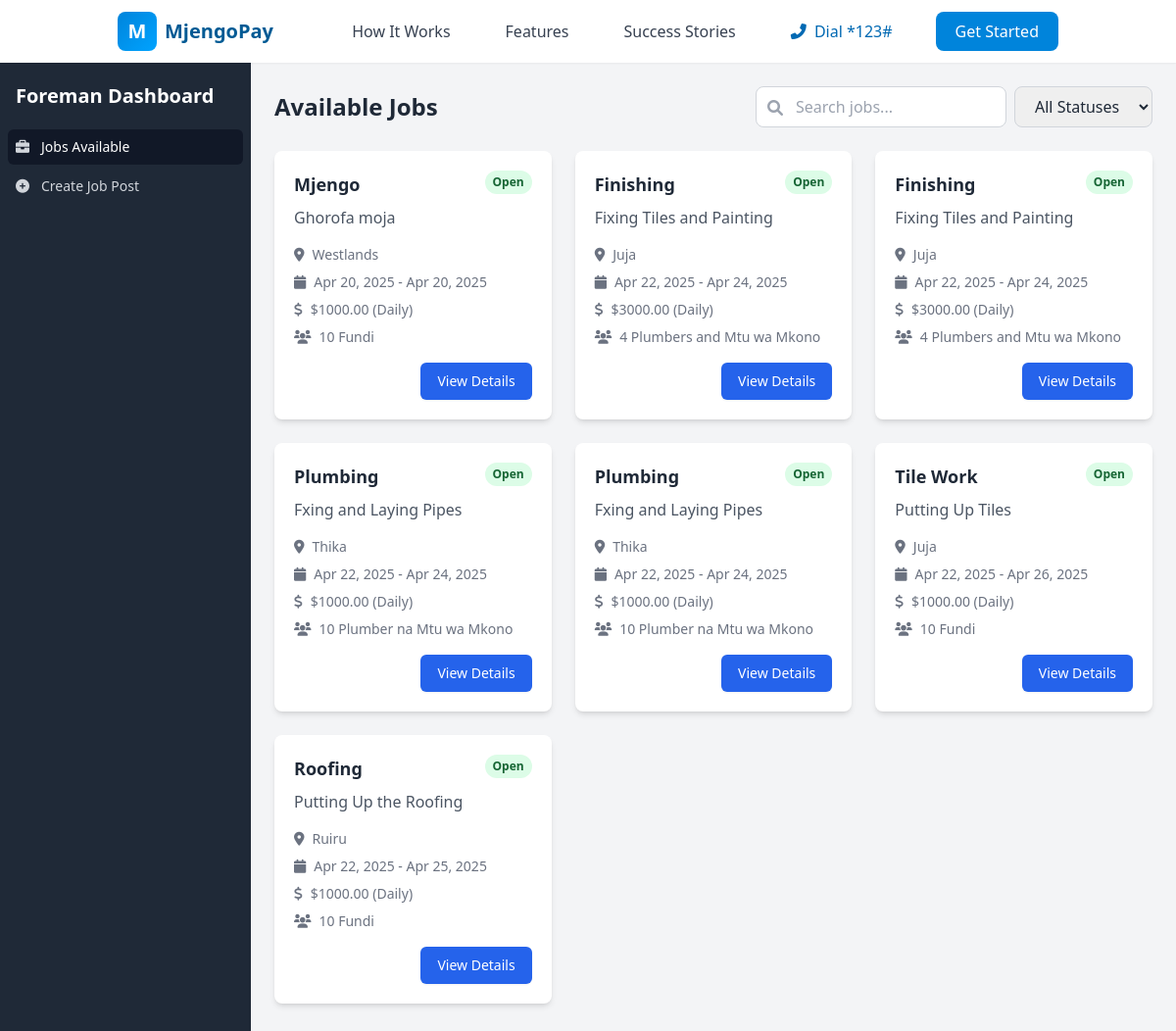
The app's page /foreman-dashboard/ with its own data.
### home/models.py (models this page shows, shortened)
class Job(models.Model):
    STATUS_CHOICES = (
        ('open', 'Open'),
        ('in_progress', 'In Progress'),
        ('completed', 'Completed'),
        ('cancelled', 'Cancelled'),
    )
    title = models.CharField(max_length=200)
    description = models.TextField()
    location = models.CharField(max_length=100)
    start_date = models.DateField()
    end_date = models.DateField()
    pay_amount = models.DecimalField(max_digits=20, decimal_places=2)
    pay_frequency = models.CharField(max_length=20,choices=(('daily', 'Daily'), ('weekly', 'Weekly'), ('on_completion', 'On Completion')),default='daily')
    worker_type = models.CharField(max_length=100)
    num_workers_needed = models.PositiveBigIntegerField(default=1)
    status = models.CharField(max_length=50,choices=STATUS_CHOICES, default='open')

### home/views.py (the view)
# urls.py: path('foreman-dashboard/',foreman_dashboard, name='foreman_dashboard'),
def foreman_dashboard(request):
    job = Job.objects.all()
    return render(request, 'foreman_dashboard.html', {'job':job})

### home/templates/foreman_dashboard.html (shortened to what this page needs)
{% extends 'base.html' %}
{% load static %}
{% block extra_head %}
<script src="https://cdn.tailwindcss.com"></script>
<link rel="stylesheet" href="https://cdnjs.cloudflare.com/ajax/libs/font-awesome/6.0.0/css/all.min.css">
{% endblock %}
{% block content %}
<div class="flex h-screen bg-gray-100">
    <div class="hidden md:flex md:w-64 md:flex-col bg-gray-800 text-white">
        <div class="flex flex-col flex-grow pt-5 pb-4 overflow-y-auto">
            <div class="flex items-center flex-shrink-0 px-4">
                <h1 class="text-xl font-semibold">Foreman Dashboard</h1>
            </div>
            <div class="mt-5 flex-grow flex flex-col">
                <nav class="flex-1 px-2 space-y-1">
                    <a href="#" class="bg-gray-900 text-white group flex items-center px-2 py-2 text-sm font-medium rounded-md" id="jobs-tab">
                        <i class="fas fa-briefcase mr-3 text-gray-300"></i>
                        Jobs Available
                    </a>
                    <a href="#" class="text-gray-300 hover:bg-gray-700 hover:text-white group flex items-center px-2 py-2 text-sm font-medium rounded-md" id="create-job-tab">
                        <i class="fas fa-plus-circle mr-3 text-gray-300"></i>
                        Create Job Post
                    </a>
                </nav>
            </div>
        </div>
    </div>
    <div class="flex flex-col flex-1">
        <main class="flex-1 overflow-y-auto bg-gray-100 p-6">
            <div id="jobs-section" class="block">
                <div class="flex justify-between items-center mb-6">
                    <h2 class="text-2xl font-semibold text-gray-800">Available Jobs</h2>
                    <div class="flex space-x-2">
                        <div class="relative">
                            <input type="text" placeholder="Search jobs..." class="w-64 pl-10 pr-4 py-2 rounded-lg border border-gray-300 focus:outline-none focus:ring-2 focus:ring-blue-500">
                            <div class="absolute left-3 top-2.5 text-gray-400">
                                <i class="fas fa-search"></i>
                            </div>
                        </div>
                        <select class="rounded-lg border border-gray-300 py-2 px-4 focus:outline-none focus:ring-2 focus:ring-blue-500">
                            <option>All Statuses</option>
                        </select>
                    </div>
                </div>
                <div class="grid grid-cols-1 md:grid-cols-2 lg:grid-cols-3 gap-6">
                    {% for job in job %}
                    <div class="bg-white rounded-lg shadow-md overflow-hidden hover:shadow-lg transition-shadow duration-300">
                        <div class="p-5">
                            <div class="flex justify-between items-start">
                                <h3 class="text-lg font-semibold text-gray-800">{{ job.title }}</h3>
                                {% if job.status == 'open' %}
                                    <span class="px-2 py-1 text-xs font-semibold rounded-full bg-green-100 text-green-800">Open</span>
                                {% elif job.status == 'in_progress' %}
                                    <span class="px-2 py-1 text-xs font-semibold rounded-full bg-blue-100 text-blue-800">In Progress</span>
                                {% elif job.status == 'completed' %}
                                    <span class="px-2 py-1 text-xs font-semibold rounded-full bg-gray-100 text-gray-800">Completed</span>
                                {% elif job.status == 'cancelled' %}
                                    <span class="px-2 py-1 text-xs font-semibold rounded-full bg-red-100 text-red-800">Cancelled</span>
                                {% endif %}
                            </div>
                            <p class="mt-2 text-gray-600">{{ job.description|truncatechars:100 }}</p>
                            <div class="mt-4 flex items-center text-sm text-gray-500">
                                <i class="fas fa-map-marker-alt mr-2"></i>
                                <span>{{ job.location }}</span>
                            </div>
                            <div class="mt-2 flex items-center text-sm text-gray-500">
                                <i class="fas fa-calendar mr-2"></i>
                                <span>{{ job.start_date|date:"M d, Y" }} - {{ job.end_date|date:"M d, Y" }}</span>
                            </div>
                            <div class="mt-2 flex items-center text-sm text-gray-500">
                                <i class="fas fa-dollar-sign mr-2"></i>
                                <span>${{ job.pay_amount }} ({{ job.get_pay_frequency_display }})</span>
                            </div>
                            <div class="mt-2 flex items-center text-sm text-gray-500">
                                <i class="fas fa-users mr-2"></i>
                                <span>{{ job.num_workers_needed }} {{ job.worker_type }}</span>
                            </div>
                            <div class="mt-4 flex justify-end">
                                <a href="#" class="inline-flex items-center px-4 py-2 border border-transparent text-sm font-medium rounded-md shadow-sm text-white bg-blue-600 hover:bg-blue-700">
                                    View Details
                                </a>
                            </div>
                        </div>
                    </div>
                    {% empty %}
                    <div class="col-span-3 p-8 text-center bg-white rounded-lg shadow">
                        <p class="text-gray-500">No jobs available at the moment.</p>
                    </div>
                    {% endfor %}
                </div>
            </div>
        </main>
    </div>
</div>
{% endblock %}

### home/templates/base.html (shortened to what this page needs)
{% load static %}
<!DOCTYPE html>
<html lang="en">
<head>
    <script src="https://cdn.tailwindcss.com"></script>
    <link href="https://cdnjs.cloudflare.com/ajax/libs/font-awesome/6.0.0/css/all.min.css" rel="stylesheet">
    {% block extra_head %}{% endblock %}
</head>
<body class="font-sans text-gray-800 min-h-screen flex flex-col">
    <nav class="bg-white shadow-sm sticky top-0 z-50">
        <div class="container mx-auto px-4 sm:px-6 lg:px-8">
            <div class="flex justify-between h-16">
                <div class="flex items-center">
                    <a href="{% url 'home' %}" class="flex-shrink-0 flex items-center">
                        <div class="h-10 w-10 rounded-lg gradient-primary flex items-center justify-center">
                            <span class="text-white font-bold text-xl">M</span>
                        </div>
                        <span class="ml-2 text-xl font-bold text-primary-800">MjengoPay</span>
                    </a>
                </div>
                <div class="hidden md:flex items-center space-x-8">
                    <a href="#how-it-works" class="text-gray-700 hover:text-primary-600 px-3 py-2 transition duration-150">How It Works</a>
                    <a href="#features" class="text-gray-700 hover:text-primary-600 px-3 py-2 transition duration-150">Features</a>
                    <a href="#testimonials" class="text-gray-700 hover:text-primary-600 px-3 py-2 transition duration-150">Success Stories</a>
                    <a href="tel:*123#" class="text-primary-700 hover:text-primary-800 px-3 py-2 transition duration-150">
                        <i class="fas fa-phone-alt mr-1"></i> Dial *123#
                    </a>
                    <a href="#" class="bg-primary-600 hover:bg-primary-700 text-white px-5 py-2 rounded-lg transition duration-150">
                        Get Started
                    </a>
                </div>
            </div>
        </div>
    </nav>
    <main class="flex-grow">
        {% block content %}
        {% endblock %}
    </main>
</body>
</html>

### home/templates/base.html (style rules this page uses)
.gradient-primary { background: linear-gradient(135deg, #0084db 0%, #00a3ff 100%); }

### records on screen
Job: title "Mjengo", status "Open", description "Ghorofa moja", location "Westlands", start_date "Apr 20, 2025", end_date "Apr 20, 2025", pay_amount "1000.00", pay_frequency "Daily", num_workers_needed "10", worker_type "Fundi"
Job: title "Finishing", status "Open", description "Fixing Tiles and Painting", location "Juja", start_date "Apr 22, 2025", end_date "Apr 24, 2025", pay_amount "3000.00", pay_frequency "Daily", num_workers_needed "4", worker_type "Plumbers and Mtu wa Mkono"
Job: title "Finishing", status "Open", description "Fixing Tiles and Painting", location "Juja", start_date "Apr 22, 2025", end_date "Apr 24, 2025", pay_amount "3000.00", pay_frequency "Daily", num_workers_needed "4", worker_type "Plumbers and Mtu wa Mkono"
Job: title "Plumbing", status "Open", description "Fxing and Laying Pipes", location "Thika", start_date "Apr 22, 2025", end_date "Apr 24, 2025", pay_amount "1000.00", pay_frequency "Daily", num_workers_needed "10", worker_type "Plumber na Mtu wa Mkono"
Job: title "Plumbing", status "Open", description "Fxing and Laying Pipes", location "Thika", start_date "Apr 22, 2025", end_date "Apr 24, 2025", pay_amount "1000.00", pay_frequency "Daily", num_workers_needed "10", worker_type "Plumber na Mtu wa Mkono"
Job: title "Tile Work", status "Open", description "Putting Up Tiles", location "Juja", start_date "Apr 22, 2025", end_date "Apr 26, 2025", pay_amount "1000.00", pay_frequency "Daily", num_workers_needed "10", worker_type "Fundi"
Job: title "Roofing", status "Open", description "Putting Up the Roofing", location "Ruiru", start_date "Apr 22, 2025", end_date "Apr 25, 2025", pay_amount "1000.00", pay_frequency "Daily", num_workers_needed "10", worker_type "Fundi"
